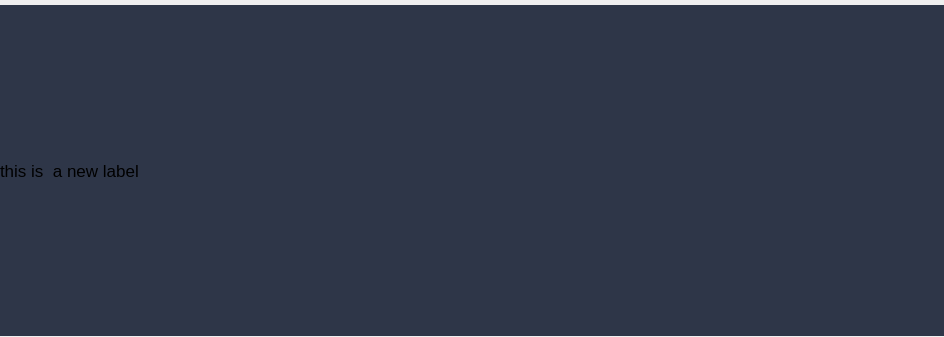
<?xml version="1.0" encoding="UTF-8"?>
<ui version="4.0">
 <class>Form</class>
 <widget class="QWidget" name="Form">
  <property name="geometry">
   <rect>
    <x>0</x>
    <y>0</y>
    <width>944</width>
    <height>337</height>
   </rect>
  </property>
  <property name="windowTitle">
   <string>Form</string>
  </property>
  <widget class="QLabel" name="label">
   <property name="geometry">
    <rect>
     <x>0</x>
     <y>5</y>
     <width>951</width>
     <height>331</height>
    </rect>
   </property>
   <property name="font">
    <font>
     <pointsize>13</pointsize>
    </font>
   </property>
   <property name="styleSheet">
    <string notr="true">background-color: #2E3648;</string>
   </property>
   <property name="text">
    <string>this is  a new label</string>
   </property>
  </widget>
 </widget>
 <resources/>
 <connections/>
</ui>
